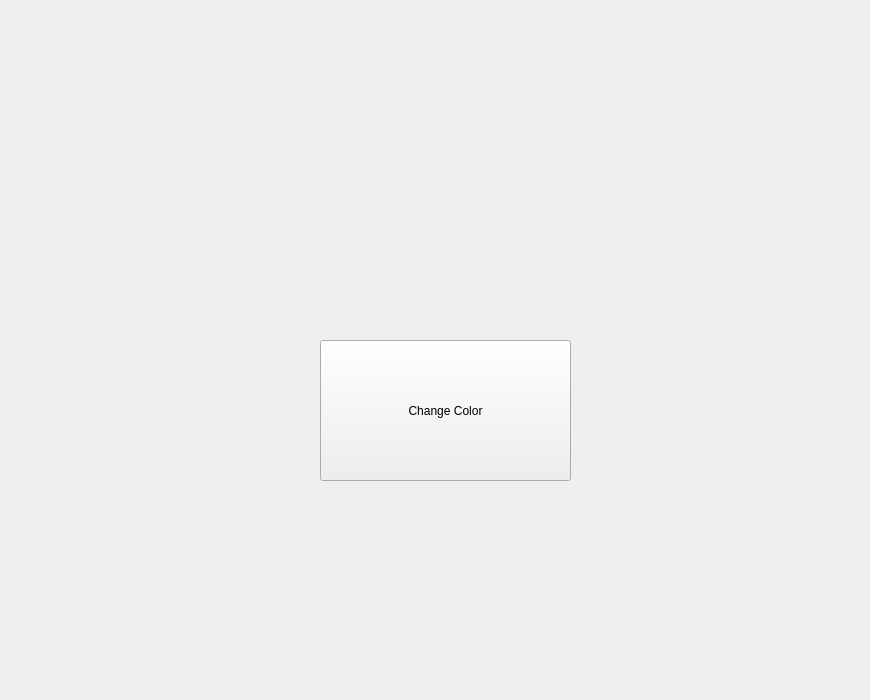
<?xml version="1.0" encoding="UTF-8"?>
<ui version="4.0">
 <class>servicepageui</class>
 <widget class="QWidget" name="servicepageui">
  <property name="geometry">
   <rect>
    <x>0</x>
    <y>0</y>
    <width>870</width>
    <height>700</height>
   </rect>
  </property>
  <property name="windowTitle">
   <string>Form</string>
  </property>
  <widget class="QPushButton" name="button">
   <property name="geometry">
    <rect>
     <x>320</x>
     <y>340</y>
     <width>251</width>
     <height>141</height>
    </rect>
   </property>
   <property name="text">
    <string>Change Color</string>
   </property>
  </widget>
  <widget class="QLabel" name="colorLabel">
   <property name="geometry">
    <rect>
     <x>200</x>
     <y>60</y>
     <width>511</width>
     <height>191</height>
    </rect>
   </property>
   <property name="text">
    <string/>
   </property>
  </widget>
 </widget>
 <resources/>
 <connections/>
</ui>
